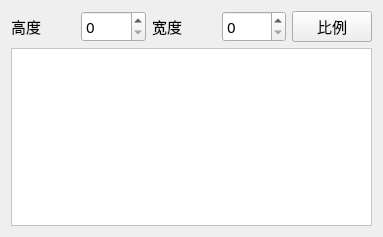
<?xml version="1.0" encoding="UTF-8"?>
<ui version="4.0">
 <class>IconPreview</class>
 <widget class="QDialog" name="IconPreview">
  <property name="geometry">
   <rect>
    <x>0</x>
    <y>0</y>
    <width>383</width>
    <height>237</height>
   </rect>
  </property>
  <property name="font">
   <font>
    <family>宋体</family>
    <pointsize>11</pointsize>
   </font>
  </property>
  <property name="contextMenuPolicy">
   <enum>Qt::NoContextMenu</enum>
  </property>
  <property name="windowTitle">
   <string>Dialog</string>
  </property>
  <layout class="QVBoxLayout" name="verticalLayout">
   <item>
    <layout class="QHBoxLayout" name="horizontalLayout">
     <item>
      <widget class="QLabel" name="label">
       <property name="font">
        <font>
         <family>宋体</family>
         <pointsize>11</pointsize>
        </font>
       </property>
       <property name="text">
        <string>高度</string>
       </property>
      </widget>
     </item>
     <item>
      <widget class="QSpinBox" name="heightSpinBox"/>
     </item>
     <item>
      <widget class="QLabel" name="label_2">
       <property name="font">
        <font>
         <family>宋体</family>
         <pointsize>11</pointsize>
        </font>
       </property>
       <property name="text">
        <string>宽度</string>
       </property>
      </widget>
     </item>
     <item>
      <widget class="QSpinBox" name="widthSpinBox"/>
     </item>
     <item>
      <widget class="QPushButton" name="radioBtn">
       <property name="text">
        <string>比例</string>
       </property>
       <property name="autoDefault">
        <bool>false</bool>
       </property>
      </widget>
     </item>
    </layout>
   </item>
   <item>
    <widget class="QFrame" name="widget">
     <property name="palette">
      <palette>
       <active>
        <colorrole role="Base">
         <brush brushstyle="SolidPattern">
          <color alpha="255">
           <red>204</red>
           <green>232</green>
           <blue>207</blue>
          </color>
         </brush>
        </colorrole>
        <colorrole role="Window">
         <brush brushstyle="SolidPattern">
          <color alpha="255">
           <red>255</red>
           <green>255</green>
           <blue>255</blue>
          </color>
         </brush>
        </colorrole>
       </active>
       <inactive>
        <colorrole role="Base">
         <brush brushstyle="SolidPattern">
          <color alpha="255">
           <red>204</red>
           <green>232</green>
           <blue>207</blue>
          </color>
         </brush>
        </colorrole>
        <colorrole role="Window">
         <brush brushstyle="SolidPattern">
          <color alpha="255">
           <red>255</red>
           <green>255</green>
           <blue>255</blue>
          </color>
         </brush>
        </colorrole>
       </inactive>
       <disabled>
        <colorrole role="Base">
         <brush brushstyle="SolidPattern">
          <color alpha="255">
           <red>255</red>
           <green>255</green>
           <blue>255</blue>
          </color>
         </brush>
        </colorrole>
        <colorrole role="Window">
         <brush brushstyle="SolidPattern">
          <color alpha="255">
           <red>255</red>
           <green>255</green>
           <blue>255</blue>
          </color>
         </brush>
        </colorrole>
       </disabled>
      </palette>
     </property>
     <property name="autoFillBackground">
      <bool>true</bool>
     </property>
     <property name="frameShape">
      <enum>QFrame::StyledPanel</enum>
     </property>
     <property name="frameShadow">
      <enum>QFrame::Raised</enum>
     </property>
    </widget>
   </item>
  </layout>
 </widget>
 <resources/>
 <connections/>
</ui>
